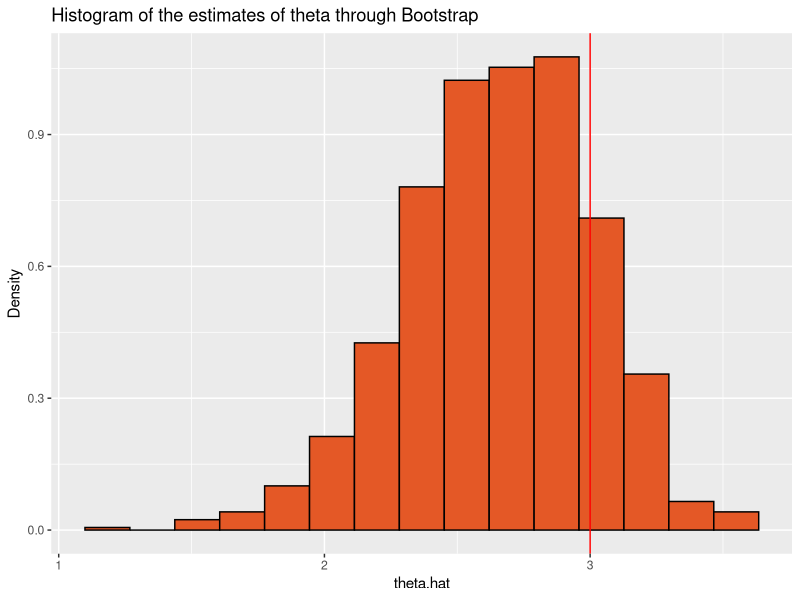

Source code (R):
rm(list=ls())
library(ggplot2)
set.seed(seed=123456789)
n=15
B=1000
theta=3 #initial parameter value
theta.hat=array(0)
x=rnorm(n,theta,theta)
for(i in 1:B) #loops for bootstrapping
{
  x.star=sample(x,n,replace=T) #bootstrap data
  m1.dash=mean(x.star)
  m2.dash=mean(x.star^2) 
  k=sqrt(m1.dash^2+4*m2.dash)
  theta.hat[i]=(k-m1.dash)/2
}
theta.est=mean(theta.hat);theta.est #estimate of theta
SE.theta.hat=sqrt((B-1)/B)*sd(theta.hat);SE.theta.hat #se of theta

#plots
data=data.frame(theta.hat=theta.hat)
ggplot(data,aes(x=theta.hat))+
  geom_histogram(aes(y=..density..),bins=15,
                 fill="#E45826",colour="black")+
  geom_vline(xintercept=theta,colour="red")+
  labs(x="theta.hat",
       y="Density",
       title="Histogram of the estimates of theta through Bootstrap")

#original variance of theta(approximated for large sample)
se.theta.orig=sqrt(3/(4*n))*theta;se.theta.orig
